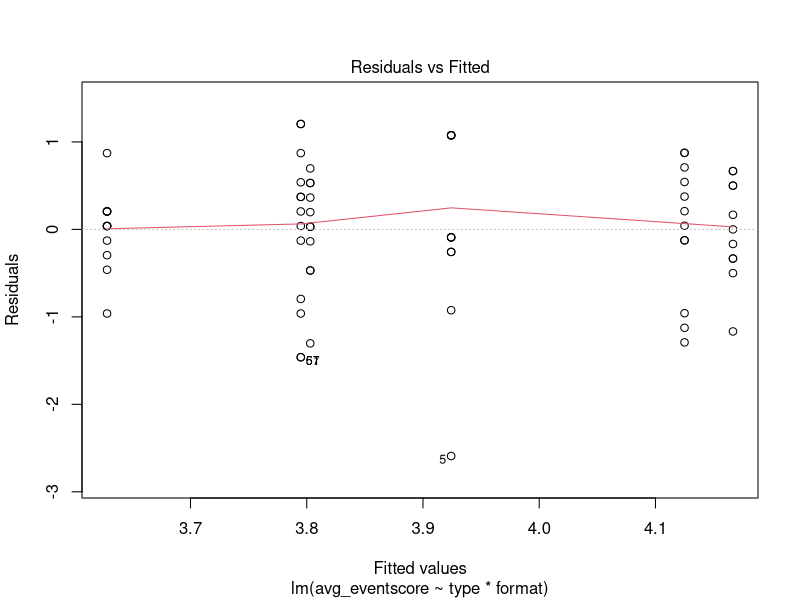
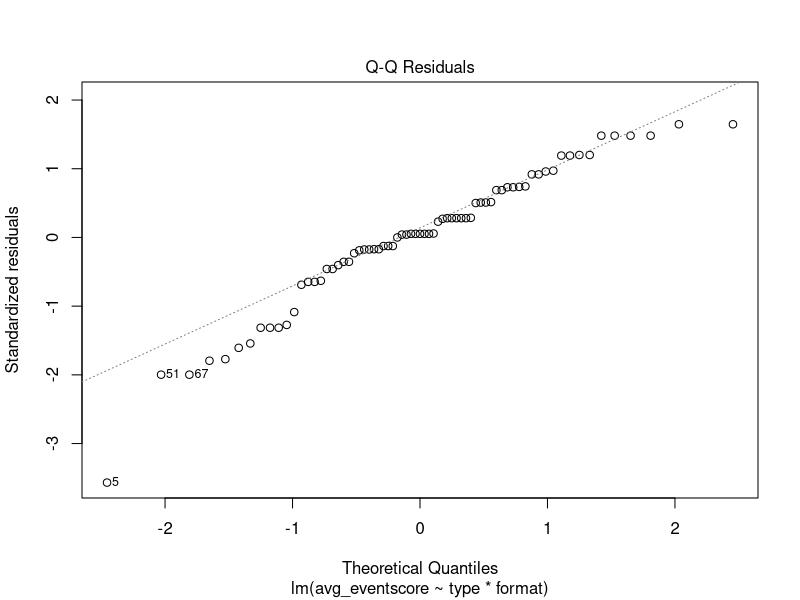
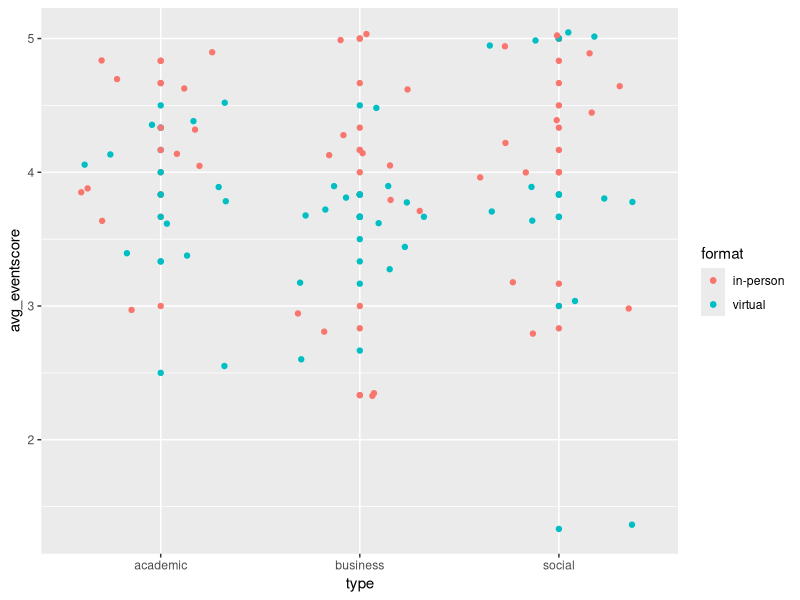
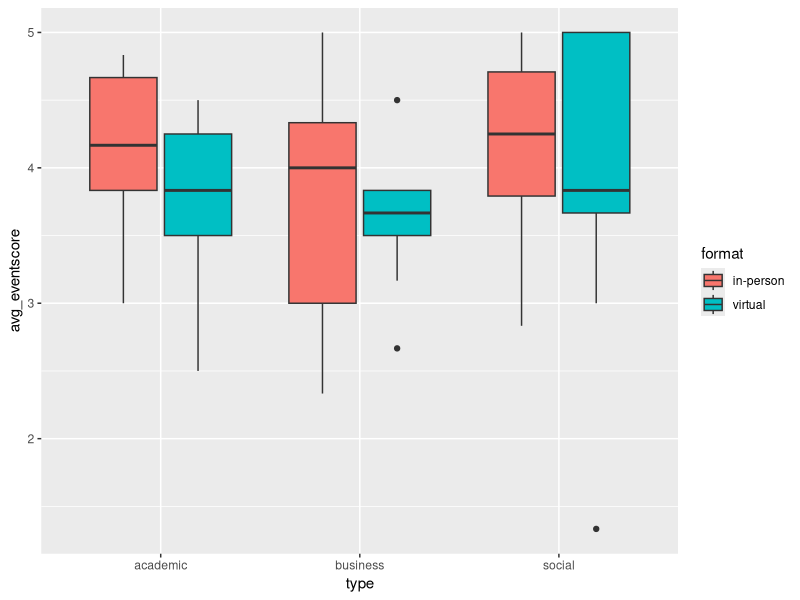
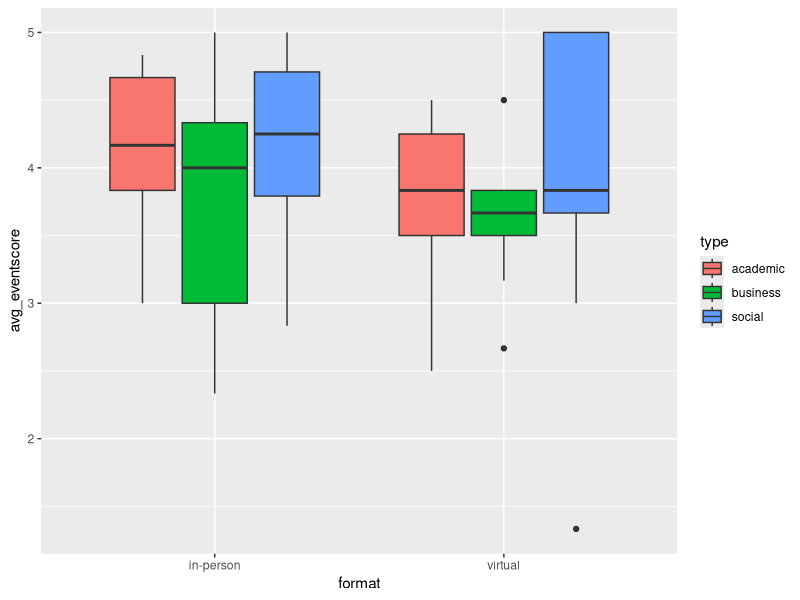
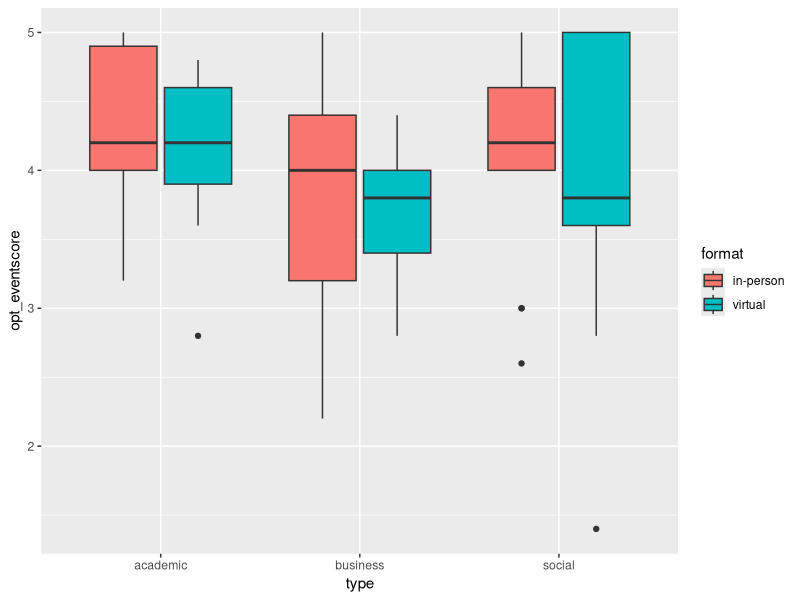
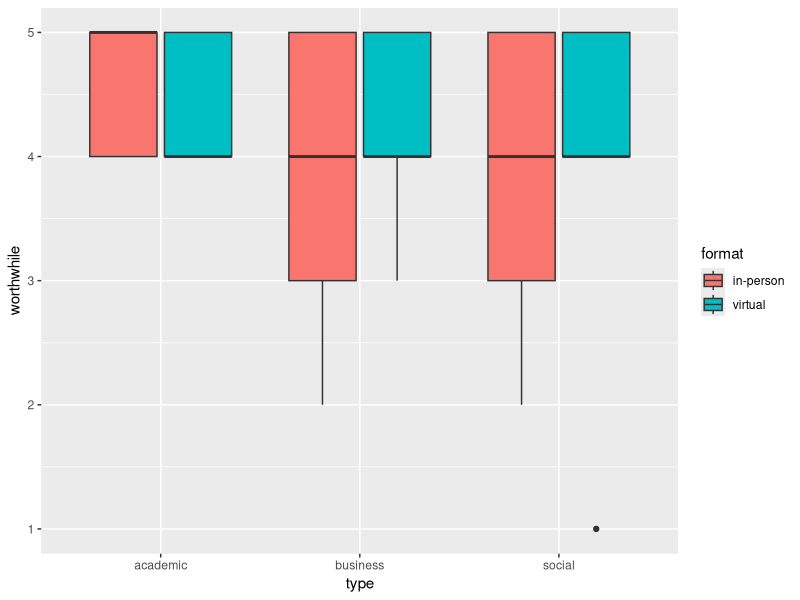
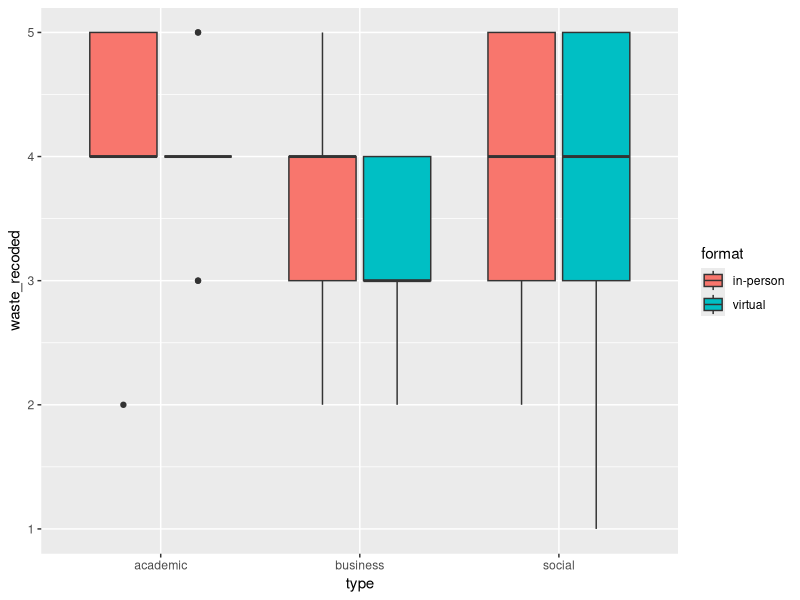

Write the R code that produced these figures, in order.
## ---- chunk 1
knitr::opts_chunk$set(echo = TRUE, warning = FALSE)

library(tidyverse)
library(car)
## ---- chunk 2
data <- read.csv('MP2_data.csv')

# for some reason sometimes this has to be run twice to actually filter out the NA values
data <- data %>%
  select(choice, worthwhile, connect, waste, value, engage, attend, type, format) %>%
  filter(!row_number() %in% c(1, 2,75,76),
         !is.na(connect)) %>%
  mutate(choice = as.numeric(choice),
         worthwhile = as.numeric(worthwhile),
         connect = as.numeric(connect),
         waste = as.numeric(waste),
         value = as.numeric(value),
         engage = as.numeric(engage),
         attend = as.numeric(attend))


cleaned_data <- data %>%
  mutate(waste_recoded = 6 - waste,
         sum_eventscore = worthwhile + connect + waste_recoded + value + engage + attend,
         avg_eventscore = sum_eventscore / 6)
## ---- chunk 3
cleaned_data %>%
  group_by(type, format) %>%
  summarize(m = mean(avg_eventscore), sd = sd(avg_eventscore), n = n())

model1 <- lm(avg_eventscore ~ type*format, data = cleaned_data)
anova(model1)
#No significant differences. Not even when looking only at the virtual group, or only at the difference between the academic and business virtual groups. Alas. 

leveneTest(avg_eventscore ~ type * format, data = cleaned_data)
# No significant diffference

plot(model1, which = 1)
plot(model1, which = 2)

ggplot(cleaned_data, aes(x = type, y = avg_eventscore, color = format)) + 
  geom_point() + geom_jitter()
ggplot(cleaned_data, aes(x = type, y = avg_eventscore, fill = format)) + 
  geom_boxplot()
ggplot(cleaned_data, aes(x = format, y = avg_eventscore, fill = type)) + 
  geom_boxplot()
## ---- chunk 4
cleaned_data %>%
  group_by(type) %>%
  summarize(n = n(),
            s = sd(choice),
            m = mean(choice))

mod_choice <- lm(choice ~ type * format, cleaned_data)
anova(mod_choice)

no_business <- cleaned_data %>%
  filter(type != 'business')

mod_nobus <- lm(avg_eventscore ~ type*format, data = no_business)
anova(mod_nobus)

leveneTest(avg_eventscore ~ type * format, data = no_business)
# perhaps removing business makes the conditions for the model better
## ---- chunk 5
#Correlation testing the response scale score. 
#Dropping the Choice and Connect variables (both only loosely correlated with the rest of the group) creates a stronger scale score.
library(psych)
corr.test(select(cleaned_data, worthwhile, waste_recoded, value, engage, attend))$r
psych::alpha(select(cleaned_data, worthwhile, waste_recoded, value, engage, attend))

scale_scores <- cleaned_data %>%
  mutate(opt_eventscore = (worthwhile + waste_recoded + value + engage + attend)/5) %>%
  select(-waste, -sum_eventscore, -avg_eventscore)

ggplot(scale_scores, aes(x = type, y = opt_eventscore, fill = format)) + geom_boxplot()

model_scaled <- lm(opt_eventscore ~ type*format, data = scale_scores)
anova(model_scaled)
leveneTest(opt_eventscore ~ type*format, data = scale_scores)
#Fixes the unequal variances problem, but still nothing significant
## ---- chunk 6
ggplot(scale_scores, aes(x = type, y = worthwhile, fill = format)) + geom_boxplot()
ggplot(scale_scores, aes(x = type, y = waste_recoded, fill = format)) + geom_boxplot()
ggplot(scale_scores, aes(x = type, y = value, fill = format)) + geom_boxplot()
ggplot(scale_scores, aes(x = type, y = engage, fill = format)) + geom_boxplot()
ggplot(scale_scores, aes(x = type, y = attend, fill = format)) + geom_boxplot()


#Looking only at academic and business, with value as a response
no_soc <- scale_scores %>%
  filter(type != "social")
no_soc_value <- lm(value ~ type*format, data = no_soc)
anova(no_soc_value)
leveneTest(value~ type*format, data = no_soc)
plot(no_soc_value, which = 2)
plot(no_soc_value, which = 1)

#Looking at engagement as a response
engagement <- lm(engage ~ type*format, data = scale_scores)
#I think that stands up even after Bonferroni
anova(engagement)
leveneTest(engage ~ type*format, data = scale_scores)
plot(engagement, which = 2)
qplot(engagement$residuals, geom = "histogram", binwidth = 0.5)
TukeyHSD(aov(engage ~ type, data = scale_scores))
TukeyHSD(aov(engage ~ type*format, data = scale_scores))

#Looking at waste - nothing in the normal, barely scraped into significance if you exclude social
#but it's close enough that any multiple comparisons correction will make it insignificant
waste <- lm(waste_recoded ~ type*format, data = scale_scores)
anova(waste)
waste_b <- lm(waste_recoded ~ type*format, data = no_soc)
anova(waste_b)
leveneTest(waste_recoded ~ type*format, data = scale_scores)

#I personally don't see differences in many of the others that would be close enough to significant to try, but who knows
